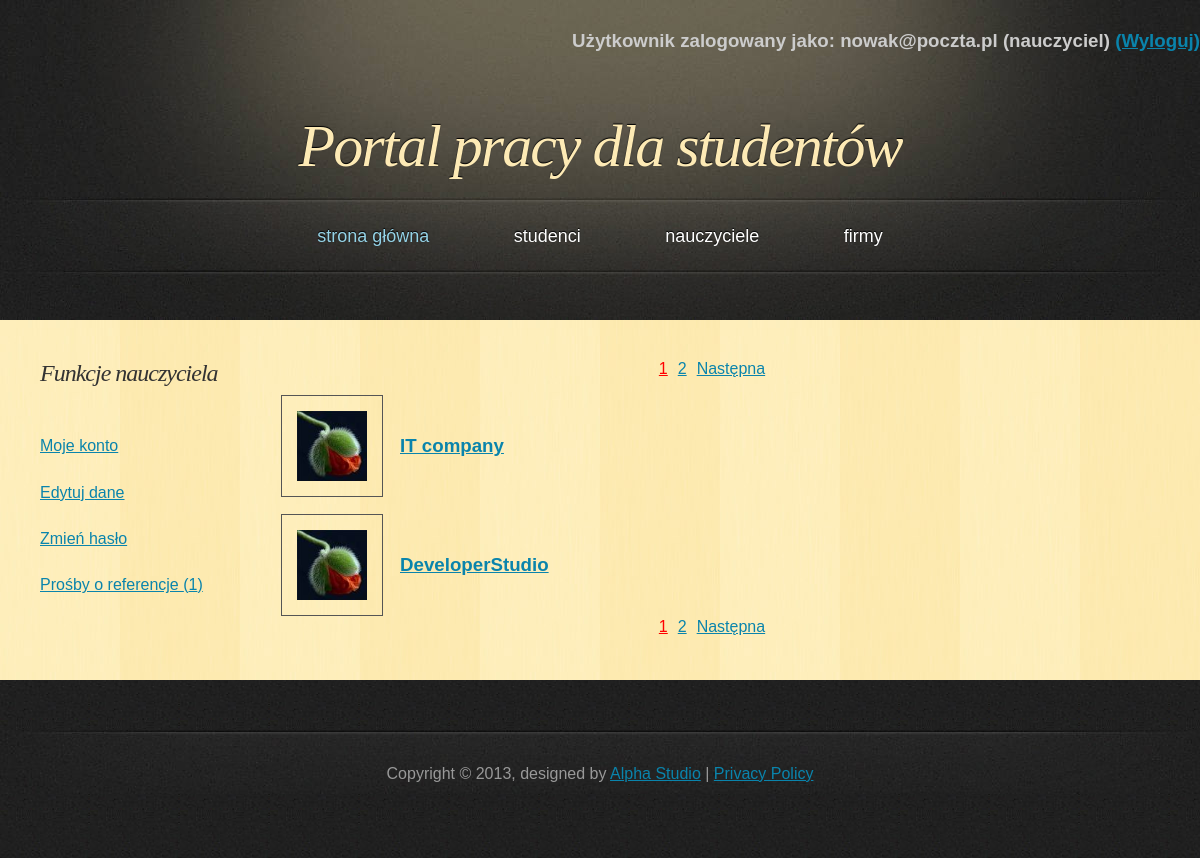
Page /PortalPracy/php/list_company.php (signed in) on the committed database.
### tables this page shows
CREATE TABLE IF NOT EXISTS `company` (
  `company_id` int(11) NOT NULL AUTO_INCREMENT,
  `name` varchar(50) NOT NULL,
  `address` varchar(50) NOT NULL,
  `telephone` varchar(11) NOT NULL,
  `e_mail` varchar(50) NOT NULL,
  `password` varchar(100) NOT NULL,
  `active` tinyint(1) NOT NULL,
  `account_create_date` date NOT NULL,
  `photoname` varchar(30) NOT NULL,
  PRIMARY KEY (`company_id`)
);

### PortalPracy/php/classDatabase.php (called while the page is built, shortened)
<?php
class Database {
    private $db;
    function __construct() {
        $this->server = 'localhost';
        $this->user = 'root';
        $this->password = '';
        $this->basename = 'data_base';
        $this->db = new mysqli($this->server, $this->user, $this->password, $this->basename);
        if ($this->db->connect_error) {
            die('Blad polaczenia z baza danych (' . $this->db->connect_errno . ') ' . $this->db->connect_error);
        } else {
            $this->db->query("SET NAMES 'utf8'");
        }
    }
    function get_company_list($start, $onpage) {
        if ($result = $this->db->query("SELECT * FROM `company` LIMIT $start, $onpage")) {
            return $result;
        }
    }
    function get_company_number() {
        if ($result = $this->db->query("SELECT * FROM `company`")) {
            $all = $result->num_rows;
        }
        return $all;
    }
}

### PortalPracy/php/list_company.php (the view, shortened to what this page needs)
<!DOCTYPE html>
<html>
    <head>
        <link href="../css/style.css" rel="stylesheet" type="text/css" />
    </head>
    <body>
        <div id="header">
            <?php
            include_once 'classPage.php';
            $page = new Page;
            $page->dologinfo();
            ?>
            <h1><a href="index.php">Portal pracy dla studentów</a></h1>
        </div>
        <?php
        $page->domenu();
        ?>
        <div id="main">
            <div id="content">
                <?php
                if (isset($_SESSION['name'])) {
                    include_once 'classDatabase.php';
                    $db = new Database();
                    $onpage = 2;
                    $all = $db->get_company_number();
                    $start = $page->dopaging($onpage, $all, "list_company.php");
                    echo "<table><tbody>";
                    $result = $db->get_company_list($start, $onpage);
                    while ($obj = $result->fetch_object()) {
                        echo "<tr>";
                        echo "<td><a href='profile_company.php?id=" . $obj->company_id . "'><img src='../galery_company/$obj->photoname' class='mini_photo'/></a></td>";
                        echo "<td><a href='profile_company.php?id=" . $obj->company_id . "'><h3>" . $obj->name . "</h3></a></td>";
                        echo "</tr>";
                    }
                    echo "</tbody></table>";
                } else {
                    echo "<h3>Aby zobaczyć listę firm, musisz się <a href='login.php'>zalogować</a></h3>";
                }
                ?>
            </div>
            <div id="sidebar">
            </div>
            <div class="clearing">&nbsp;</div>
        </div>
    </body>
</html>

### PortalPracy/css/style.css (style rules this page uses)
* { margin: 0; padding: 0; }
body { font: 16px "Trebuchet MS", Arial, Helvetica, sans-serif; color: #333333; background: #202020 url('../images/bg.jpg'); }
h1, h2 { font-family: Georgia, Times, serif; font-weight: normal; font-style: italic; }
h1 { font-size: 3em; letter-spacing: -2px; }
a { text-decoration: underline; color: #0A84AC; }
img { border: 1px solid #555555; }
#header, #menu, #footer { margin: 0 auto; width: 1200px; }
#header { height: 197px; background: #202020 url('../images/header.jpg'); }
#header h1 { font-size: 60px; text-align: center; text-shadow: 0px -1px 1px #000000; color: #FDEAB5; padding-top: 60px; }
#header h1 a { text-decoration: none; color: #FDEAB5; }
#main { width: 1120px; margin: 0 auto 50px auto; padding: 40px 40px 0 40px; background: #FEEBB2 url('../images/main.jpg'); }
#content { float: right; width: 80%; padding: 0 0 20px 0; }
#sidebar { float: left; width: 20%; padding: 0 0 20px 0; }
.clearing { clear: both; height: 1px; overflow: hidden; }
td { padding-left: 15px; padding-top: 15px; }
.mini_photo { width: 70px; height: 70px; padding: 15px; float: left; }

### rows in the picture
company: photoname (picture), name "IT company"
company: photoname (picture), name "DeveloperStudio"

### other values in the picture
$_SESSION['name'] "nowak@poczta.pl"
$_SESSION['usertype'] "nauczyciel"
$result->num_rows "1"
